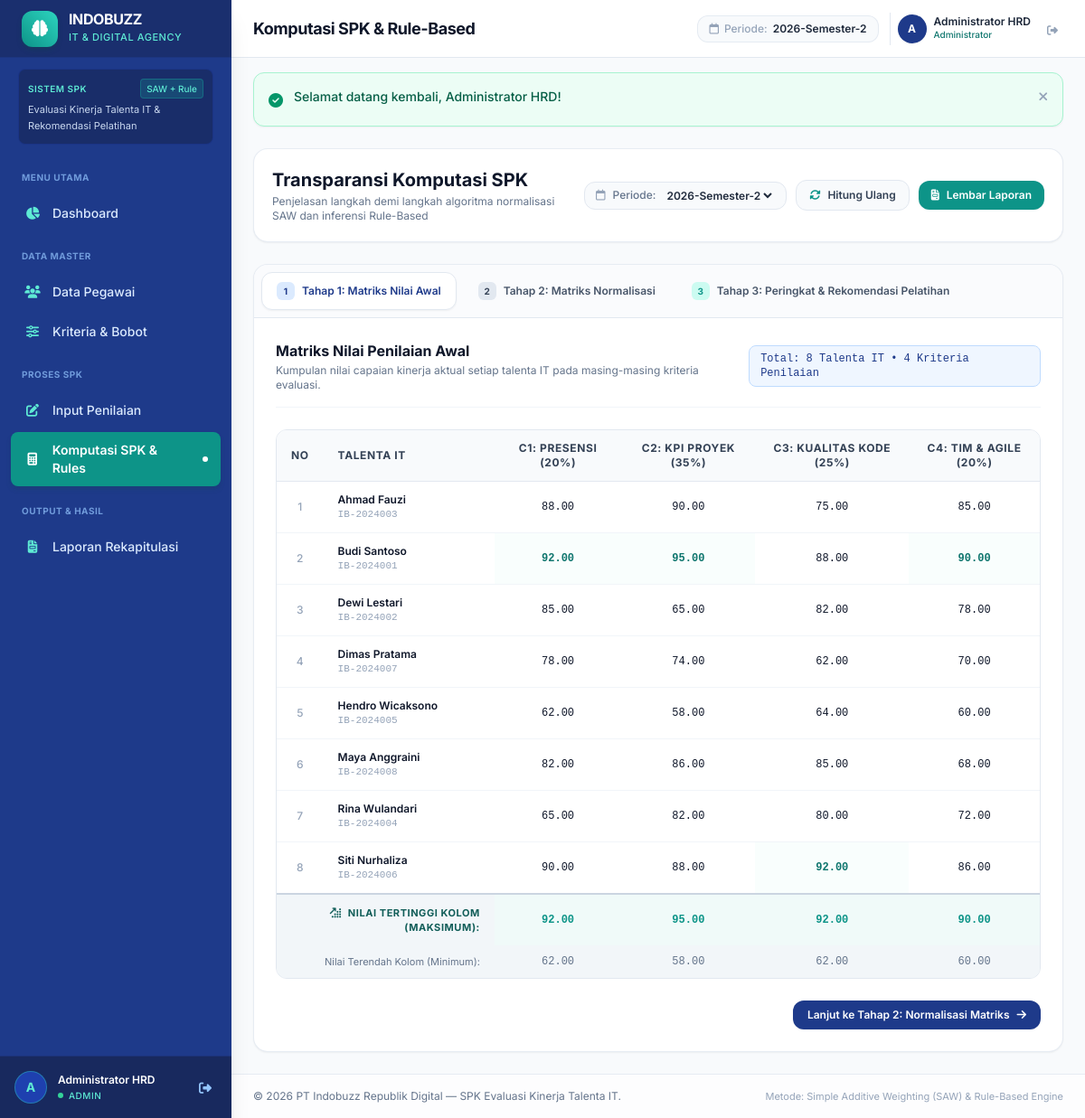
The page /komputasi.php (signed in) on the database its author committed.
### tables this page shows
CREATE TABLE `penilaian` (
  `id` int(11) NOT NULL AUTO_INCREMENT,
  `pegawai_id` int(11) NOT NULL,
  `periode` varchar(20) NOT NULL,
  `c1` decimal(5,2) NOT NULL,
  `c2` decimal(5,2) NOT NULL,
  `c3` decimal(5,2) NOT NULL,
  `c4` decimal(5,2) NOT NULL,
  `created_at` timestamp NOT NULL DEFAULT current_timestamp(),
  PRIMARY KEY (`id`),
  KEY `fk_penilaian_pegawai` (`pegawai_id`),
  CONSTRAINT `fk_penilaian_pegawai` FOREIGN KEY (`pegawai_id`) REFERENCES `pegawai` (`id`) ON DELETE CASCADE
);

CREATE TABLE `pegawai` (
  `id` int(11) NOT NULL AUTO_INCREMENT,
  `nip` varchar(20) NOT NULL,
  `nama` varchar(100) NOT NULL,
  `departemen` varchar(50) NOT NULL,
  `jabatan` varchar(50) NOT NULL,
  `created_at` timestamp NOT NULL DEFAULT current_timestamp(),
  PRIMARY KEY (`id`),
  UNIQUE KEY `nip` (`nip`)
);

### komputasi.php (the view, shortened to what the rows shown need)
<?php
require_once __DIR__ . '/config/database.php';
require_once __DIR__ . '/config/helper.php';
$periode = $_GET['periode'] ?? ($_SESSION['active_periode'] ?? '2026-Semester-2');
$calcData = executeSpkCalculation($pdo, $periode);
$matrixX = $calcData['matrix_x'] ?? [];
$extremes = $calcData['extremes'] ?? [];
require_once __DIR__ . '/includes/header.php';
?>
<?php require_once __DIR__ . '/includes/sidebar.php'; ?>
<div class="flex-1 flex flex-col min-w-0 overflow-y-auto">
    <?php require_once __DIR__ . '/includes/topbar.php'; ?>
    <main class="p-6 max-w-7xl w-full mx-auto space-y-6">
        <div class="bg-white rounded-2xl p-5 border border-slate-200/80 shadow-sm flex flex-col sm:flex-row sm:items-center justify-between gap-4">
            <div>
                <h1 class="text-xl font-bold text-slate-900">Transparansi Komputasi SPK</h1>
            </div>
        </div>
        <?php if (!$calcData['success'] || empty($matrixX)): ?>
            <div class="bg-amber-50 rounded-2xl p-8 border border-amber-200 text-center max-w-xl mx-auto space-y-3">
                <div class="w-12 h-12 rounded-full bg-amber-100 text-amber-700 flex items-center justify-center text-xl mx-auto">
                    <i class="fa-solid fa-triangle-exclamation"></i>
                </div>
                <h3 class="font-bold text-slate-900 text-base">Belum Ada Data Penilaian</h3>
                <p class="text-xs text-slate-600 leading-relaxed">
                    Tidak ditemukan data penilaian pegawai untuk periode <strong><?= htmlspecialchars($periode) ?></strong>.
                    Silakan input data nilai capaian aktual pegawai terlebih dahulu pada modul Input Penilaian.
                </p>
                <div class="pt-2">
                    <a href="penilaian.php?periode=<?= urlencode($periode) ?>" class="inline-flex items-center gap-2 px-4 py-2 rounded-xl bg-[#1E3A8A] text-white text-xs font-semibold shadow-sm">
                        <i class="fa-solid fa-pen-to-square"></i>
                        <span>Input Penilaian Sekarang</span>
                    </a>
                </div>
            </div>
        <?php else: ?>
            <div class="bg-white rounded-2xl border border-slate-200/80 shadow-sm overflow-hidden">
                <div id="tab-x" class="tab-content p-6 space-y-6">
                    <div class="overflow-x-auto border border-slate-200 rounded-xl">
                        <table class="w-full text-left text-xs">
                            <thead class="bg-slate-50 text-slate-700 font-semibold uppercase tracking-wider border-b border-slate-200">
                                <tr>
                                    <th class="py-3 px-4 text-center w-12">No</th>
                                    <th class="py-3 px-4">Talenta IT</th>
                                    <th class="py-3 px-4 text-center">C1: Presensi (20%)</th>
                                    <th class="py-3 px-4 text-center">C2: KPI Proyek (35%)</th>
                                    <th class="py-3 px-4 text-center">C3: Kualitas Kode (25%)</th>
                                    <th class="py-3 px-4 text-center">C4: Tim &amp; Agile (20%)</th>
                                </tr>
                            </thead>
                            <tbody class="divide-y divide-slate-100">
                                <?php foreach ($matrixX as $idx => $row): ?>
                                    <tr class="hover:bg-slate-50/80 transition-colors">
                                        <td class="py-3 px-4 text-center text-slate-400 font-medium"><?= $idx + 1 ?></td>
                                        <td class="py-3 px-4 font-semibold text-slate-900">
                                            <?= htmlspecialchars($row['nama']) ?>
                                            <span class="block text-[11px] font-mono text-slate-400 font-normal"><?= htmlspecialchars($row['nip']) ?></span>
                                        </td>
                                        <td class="py-3 px-4 text-center font-mono <?= $row['c1'] == $extremes['c1']['max'] ? 'text-teal-700 font-bold bg-teal-50/40' : '' ?>">
                                            <?= number_format($row['c1'], 2) ?>
                                        </td>
                                        <td class="py-3 px-4 text-center font-mono <?= $row['c2'] == $extremes['c2']['max'] ? 'text-teal-700 font-bold bg-teal-50/40' : '' ?>">
                                            <?= number_format($row['c2'], 2) ?>
                                        </td>
                                        <td class="py-3 px-4 text-center font-mono <?= $row['c3'] == $extremes['c3']['max'] ? 'text-teal-700 font-bold bg-teal-50/40' : '' ?>">
                                            <?= number_format($row['c3'], 2) ?>
                                        </td>
                                        <td class="py-3 px-4 text-center font-mono <?= $row['c4'] == $extremes['c4']['max'] ? 'text-teal-700 font-bold bg-teal-50/40' : '' ?>">
                                            <?= number_format($row['c4'], 2) ?>
                                        </td>
                                    </tr>
                                <?php endforeach; ?>
                            </tbody>
                        </table>
                    </div>
                </div>
            </div>
        <?php endif; ?>
    </main>
    <?php require_once __DIR__ . '/includes/footer.php'; ?>

### rows shown on the page
penilaian: pegawai.nama "Ahmad Fauzi", pegawai.nip "IB-2024003", c1 "88.00", c2 "90.00", c3 "75.00", c4 "85.00"
penilaian: pegawai.nama "Budi Santoso", pegawai.nip "IB-2024001", c1 "92.00", c2 "95.00", c3 "88.00", c4 "90.00"
penilaian: pegawai.nama "Dewi Lestari", pegawai.nip "IB-2024002", c1 "85.00", c2 "65.00", c3 "82.00", c4 "78.00"
penilaian: pegawai.nama "Dimas Pratama", pegawai.nip "IB-2024007", c1 "78.00", c2 "74.00", c3 "62.00", c4 "70.00"
penilaian: pegawai.nama "Hendro Wicaksono", pegawai.nip "IB-2024005", c1 "62.00", c2 "58.00", c3 "64.00", c4 "60.00"
penilaian: pegawai.nama "Maya Anggraini", pegawai.nip "IB-2024008", c1 "82.00", c2 "86.00", c3 "85.00", c4 "68.00"
penilaian: pegawai.nama "Rina Wulandari", pegawai.nip "IB-2024004", c1 "65.00", c2 "82.00", c3 "80.00", c4 "72.00"
penilaian: pegawai.nama "Siti Nurhaliza", pegawai.nip "IB-2024006", c1 "90.00", c2 "88.00", c3 "92.00", c4 "86.00"

### other values the page prints
substr($user['nama_lengkap'] ?? 'A', 0, 1) "A"
$user['nama_lengkap'] "Administrator HRD"
$user['role'] "ADMIN"
$pageTitle "Komputasi SPK & Rule-Based"
$activePeriod "2026-Semester-2"
$user['role'] === 'admin' ? 'Administrator' : 'HR Specialist' "Administrator"
$flash['message'] "Selamat datang kembali, Administrator HRD!"
count($matrixX) "8"
$extremes['c1']['max'] "92.00"
$extremes['c2']['max'] "95.00"
$extremes['c3']['max'] "92.00"
$extremes['c4']['max'] "90.00"
$extremes['c1']['min'] "62.00"
$extremes['c2']['min'] "58.00"
$extremes['c3']['min'] "62.00"
